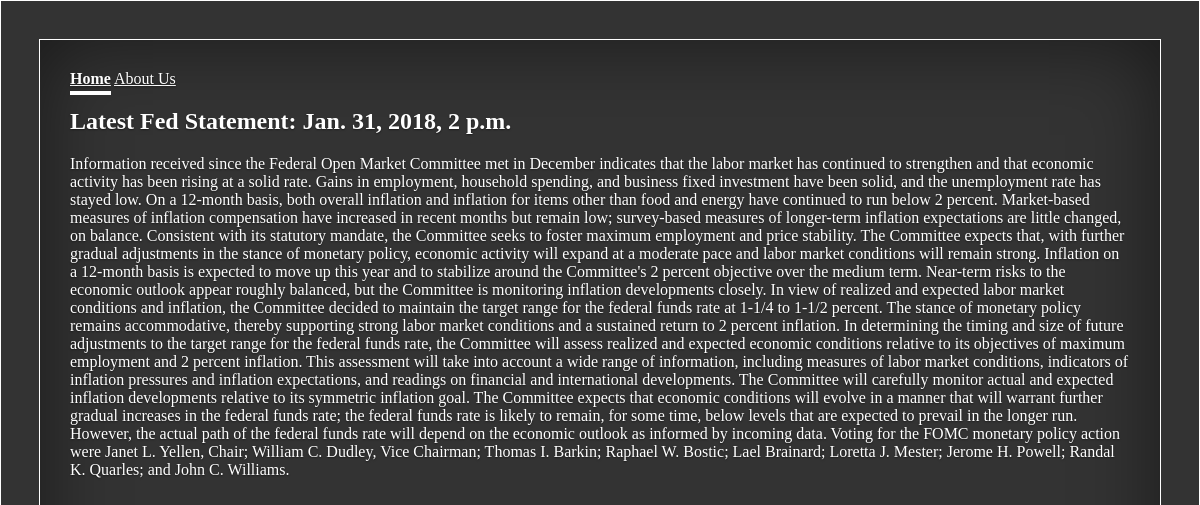
Screenshot of /hawk_tracker/1/ with the database file from the repository.
### hawk_tracker/models.py (models this page shows, shortened)
class Statement(models.Model):
    statement_title = models.CharField(max_length=1200, default ="Or find out what Hawkwatchers thinks about the latest Fed Statement!")
    statement_header = models.CharField(max_length=1200)
    statement_text = models.CharField(max_length=3200)
    statement_last = models.DateTimeField('date published')
    statement_next = models.CharField(max_length=1200, default ="Next Fed Interest Rate Decision: March 21, 2018")

### hawk_tracker/views.py (the view)
# urls.py: path('<int:pk>/', views.DetailView.as_view(), name='detail'),
class DetailView(generic.DetailView):
    model = Statement
    template_name = 'hawk_tracker/detail.html'

### hawk_tracker/templates/hawk_tracker/detail.html (shortened to what this page needs)
{% load static %}
<!DOCTYPE html>
<link rel="stylesheet" type="text/css" href="{% static 'hawk_tracker/style2.css' %}" />
<html>
    <head>
    </head>
<body>
<nav class="nav nav-masthead justify-content-center">
            <a class="nav-link active" href="/hawk_tracker">Home</a>
            <a class="/about" href="/hawk_tracker/about">About Us</a>
<h1> Latest Fed Statement: {{ statement.statement_last }} </h1>
{{ statement.statement_text }}
</body>
</html>

### hawk_tracker/static/hawk_tracker/style2.css (style rules this page uses)
a, a:focus, a:hover { color: #fff; }
html, body { height: 100%; background-color: #333; border: 1px solid white; padding: 30px; }
body { display: -ms-flexbox; display: -webkit-box; display: flex; -ms-flex-pack: center; -webkit-box-pack: center; justify-content: center; color: #fff; text-shadow: 0 .05rem .1rem rgba(0, 0, 0, .5); box-shadow: inset 0 0 5rem rgba(0, 0, 0, .5); }
.nav-masthead .nav-link { padding: .25rem 0; font-weight: 700; color: rgba(255, 255, 255, .5); background-color: transparent; border-bottom: .25rem solid transparent; }
.nav-masthead .active { color: #fff; border-bottom-color: #fff; }
@media (min-width: 48em) { .nav-masthead { float: right; } }

### rows the page displays
Statement: statement_last "Jan. 31, 2018, 2 p.m.", statement_text "Information received since the Federal Open Market Committee met in December indicates that the labor market has continued to strengthen and that economic activity has been rising at a solid rate. Gains in employment, household spending, and business fixed investment have been solid, and the unemployment rate has stayed low. On a 12-month basis, both overall inflation and inflation for items other than food and energy have continued to run below 2 percent. Market-based measures of inflation compensation have increased in recent months but remain low; survey-based measures of longer-term inflation expectations are little changed, on balance. Consistent with its statutory mandate, the…"
